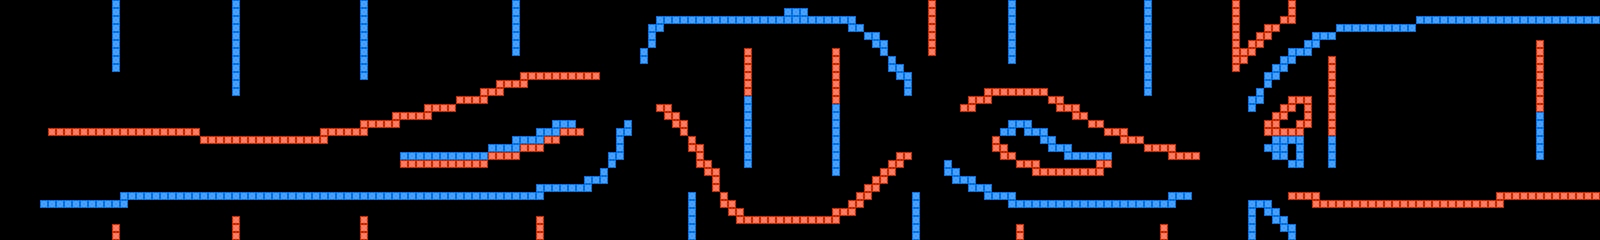

A level layout from a 2D game, rendered from its tile map. Below: a short description, then the map file with tile-grid data replaced by summaries:
An orthogonal 200x30 tile map with 8x8 px tiles, 1 tile layer (layer).

<map version="1.0" orientation="orthogonal" width="200" height="30" tilewidth="8" tileheight="8">
 <tileset firstgid="1" name="chip" tilewidth="8" tileheight="8">
  <image source="chip.png" width="128" height="128" />
 </tileset>
 <layer name="layer" width="200" height="30">
  <properties>
   <property name="object" value="true" />
  </properties>
  <data>[6000 cells, 730 non-empty, 2 distinct tile ids]</data>
 </layer>
</map>
